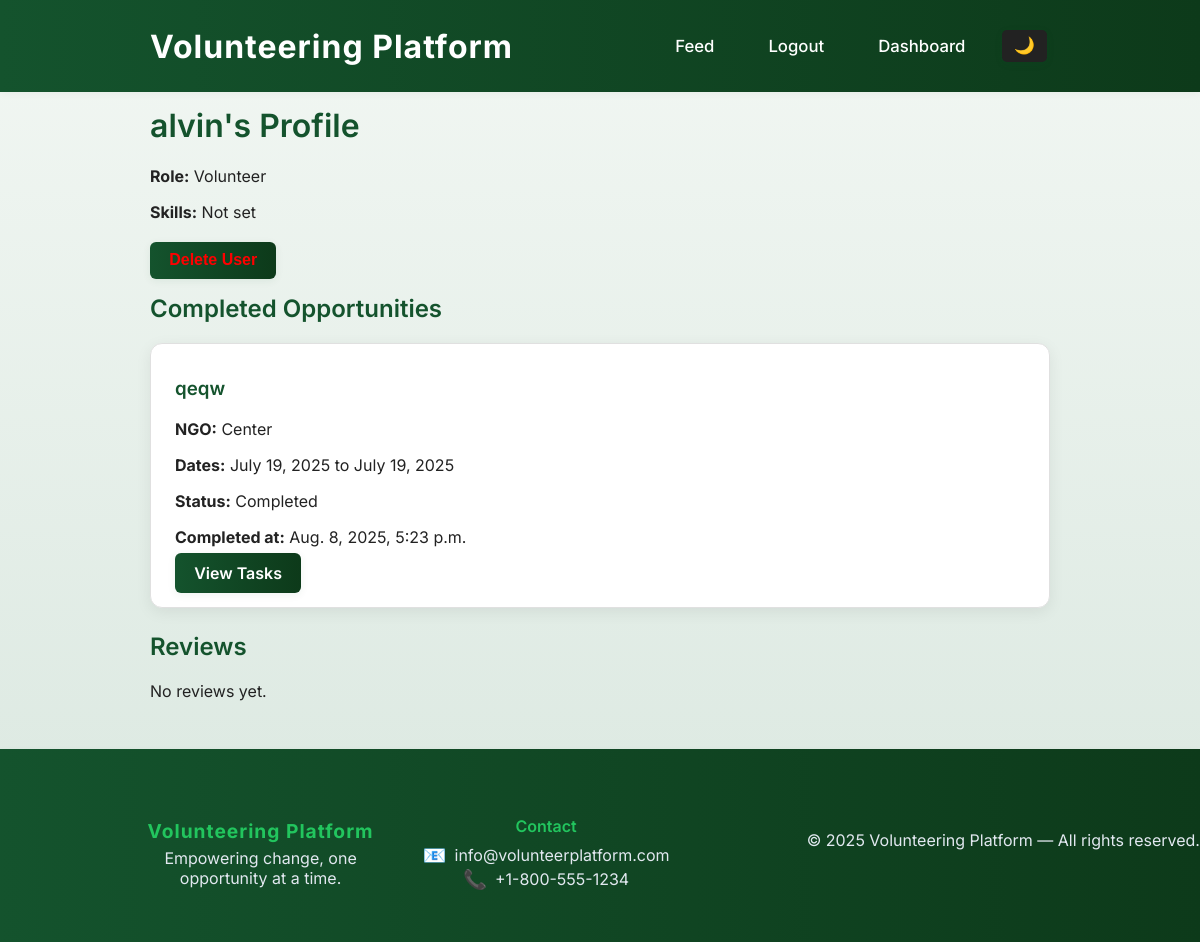
Page /accounts/profile/2/ (signed in) on the committed database.
### accounts/models.py (models this page shows, shortened)
class User(AbstractUser):
    ROLE_CHOICES = (
        ("volunteer", "Volunteer"),
        ("ngo", "NGO"),
        ("admin", "Admin"),
    )
    role = models.CharField(max_length=10, choices=ROLE_CHOICES, default="volunteer")
    skills = models.CharField(max_length=255, blank=True, help_text="Comma-separated skills (e.g. Python, Fundraising, Event Planning)")
    is_approved = models.BooleanField(default=True, help_text="Admin approval required for NGOs")

### feeds/models.py (models this page shows, shortened)
class Application(models.Model):
    volunteer = models.ForeignKey(
        settings.AUTH_USER_MODEL,
        on_delete=models.CASCADE,
        limit_choices_to={"role": "volunteer"},
    )
    opportunity = models.ForeignKey(
        Opportunity, on_delete=models.CASCADE, related_name="applications"
    )
    applied_at = models.DateTimeField(auto_now_add=True)
    status = models.CharField(
        max_length=20,
        choices=[
            ("pending", "Pending"),
            ("approved", "Approved"),
            ("rejected", "Rejected"),
            ("completed", "Completed"),
        ],
        default="pending",
    )
    completed_at = models.DateTimeField(null=True, blank=True)
    review = models.TextField(blank=True)
    review_rating = models.PositiveSmallIntegerField(null=True, blank=True)
    class Meta:
        unique_together = ("volunteer", "opportunity")  # prevent duplicate applications

class Opportunity(models.Model):
    ngo = models.ForeignKey(
        settings.AUTH_USER_MODEL,
        on_delete=models.CASCADE,
        limit_choices_to={"role": "ngo"},
    )
    title = models.CharField(max_length=200)
    description = models.TextField()
    location = models.CharField(max_length=255)
    start_date = models.DateField()
    end_date = models.DateField()
    skills_recommended = models.CharField(max_length=255, blank=True)
    created_at = models.DateTimeField(auto_now_add=True)

### accounts/views.py (the view)
# urls.py: path("profile/<int:user_id>/", views.user_profile, name="user_profile"),
@login_required
def user_profile(request, user_id):
    User = get_user_model()
    user_obj = get_object_or_404(User, id=user_id)
    if request.method == "POST" and request.user.role == "admin" and user_obj.role in ["volunteer", "ngo"]:
        if request.POST.get("delete_user_id") == str(user_obj.id):
            user_obj.delete()
            return redirect("admin_dashboard")
    applications = Application.objects.filter(volunteer=user_obj, status="completed").select_related("opportunity").order_by("-completed_at")
    reviews = applications.exclude(review="").exclude(review__isnull=True)
    avg_rating = reviews.aggregate(avg=Avg("review_rating"))['avg']
    show_certificate = request.user.is_authenticated and request.user.id == user_obj.id
    return render(request, "accounts/profile.html", {"profile_user": user_obj, "applications": applications, "reviews": reviews, "avg_rating": avg_rating, "show_certificate": show_certificate})

### accounts/views.py (called while the page is built)
def get_notification_count(request):
    if not request.user.is_authenticated:
        return {'notification_count': 0}
    count = 0
    if hasattr(request.user, 'role'):
        if request.user.role == 'ngo':
            from feeds.models import Application
            count = Application.objects.filter(opportunity__ngo=request.user, status='pending').count()
        elif request.user.role == 'admin':
            from .models import Report
            count = Report.objects.filter(handled=False).count()
    return {'notification_count': count}

### accounts/templates/accounts/profile.html (shortened to what this page needs)
{% extends "base.html" %}
{% block content %}
  <h1>{{ profile_user.username }}'s Profile</h1>
  <p><strong>Role:</strong> {{ profile_user.role|title }}</p>
  <p><strong>Skills:</strong> {{ profile_user.skills|default:'Not set' }}</p>
  {% if user.is_authenticated and user.id != profile_user.id %}
    {% if user.role == 'admin' and profile_user.role in 'volunteer ngo' %}
      <form method="post" style="display:inline;" onsubmit="return confirm('Are you sure you want to delete this user?');">
        <button type="submit" class="btn" style="color:red;">Delete User</button>
      </form>
    {% endif %}
  {% endif %}
  <h2>Completed Opportunities</h2>
  {% if applications %}
    {% for app in applications %}
      <div class="application-card">
        <h3>{{ app.opportunity.title }}</h3>
        <p><strong>NGO:</strong> {{ app.opportunity.ngo.username }}</p>
        <p><strong>Dates:</strong> {{ app.opportunity.start_date }} to {{ app.opportunity.end_date }}</p>
        <p><strong>Status:</strong> {{ app.get_status_display }}</p>
        <p><strong>Completed at:</strong> {{ app.completed_at }}</p>
        <a class="btn" href="{% url 'view_tasks' app.id %}">View Tasks</a>
      </div>
    {% endfor %}
  {% else %}
    <p>No completed opportunities yet.</p>
  {% endif %}
  <h2>Reviews</h2>
  {% if reviews %}
    {% for app in reviews %}
      <div class="application-card">
        <p><strong>Opportunity:</strong> {{ app.opportunity.title }}</p>
        <p><strong>Review:</strong> {{ app.review }}</p>
        <p><strong>Rating:</strong> {{ app.review_rating }}/5</p>
      </div>
    {% endfor %}
  {% else %}
    <p>No reviews yet.</p>
  {% endif %}
{% endblock %}

### static/css/style.css (style rules this page uses)
:root { --main-green: #14532d; --main-green-dark: #0d3a1a; --main-green-light: #22c55e; }
body { font-family: 'Inter', Arial, sans-serif; margin: 0; padding: 0; background-color: #f4f6fb; background: linear-gradient(180deg, #f2f7f3 0%, #d9e7df 100%); background-attachment: fixed; color: #222; transition: background 0.3s, color 0.3s; }
body, main.container { opacity: 0; animation: fadeInBody 0.5s ease-in forwards; }
.opportunity-card, .application-card { background: #fff; border-radius: 12px; padding: 1.5em; margin-bottom: 1.5em; box-shadow: 0 4px 16px rgba(0,0,0,0.07); border: 1px solid #e0e0e0; transition: box-shadow 0.2s, background 0.3s, color 0.3s; min-width: 100%; width: 100%; box-sizing: border-box; display: block; transition: box-shadow 0.3s, transform 0.25s; }
@media (min-width: 700px) { .opportunity-card, .application-card { min-width: 900px; max-width: 100%; margin-left: auto; margin-right: auto; } }
button, .btn { background: linear-gradient(90deg, var(--main-green) 0%, var(--main-green-dark) 100%); color: #fff; border: none; border-radius: 6px; padding: 0.6em 1.2em; font-size: 1em; font-weight: 600; cursor: pointer; margin: 0.2em 0.2em 0.2em 0; transition: background 0.2s, box-shadow 0.2s, transform 0.15s; box-shadow: 0 2px 8px rgba(20,83,45,0.07); text-decoration: none; }
form { margin-bottom: 1.5em; }
h1, h2, h3 { font-weight: 600; color: var(--main-green); margin-top: 0.5em; transition: color 0.3s; }

### templates/base.html (style rules this page uses)
html, body { height: 100%; }
body { min-height: 100vh; display: flex; flex-direction: column; }

### rows in the picture
User: username "alvin", role "Volunteer", skills "Not set"
Application: opportunity "qeqw", opportunity.ngo.username "Center", opportunity.start_date "July 19, 2025", opportunity.end_date "July 19, 2025", status "Completed", completed_at "Aug. 8, 2025, 5:23 p.m."
